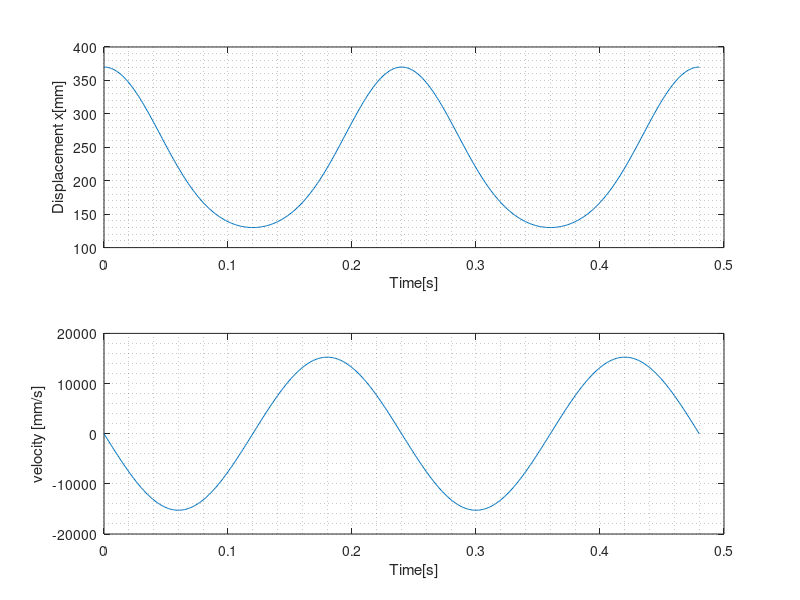

Reproduce this figure in MATLAB.
% Author: CHUM Pharino
% Date: 16/06/2025

% Project: Enginer piston crank
clear; close all; clc;
%STEP 1: Input data/initialize vars
r = 120; c = 250; % crank saft dimension
t = 0:0.001:.48; % time from 0s--> 60s
%STEP 2: Computation
theta = 26.18*t;
x = r*cos(theta) + sqrt(c^2 -r^2*sin(theta).^2);% displacement
xd = -r^2*sin(theta) - ...
(r^2*26.18*sin(theta))./...
(2*sqrt(c^2 - r^2*(sin(theta)).^2)); % velocity

%STEP 3: Show result
figure;
subplot(2,1,1); plot(t,x);grid minor;
xlabel('Time[s]'); ylabel('Displacement x[mm]');
subplot(2,1,2);plot(t,xd); grid minor;
xlabel('Time[s]'); ylabel('velocity [mm/s]');



